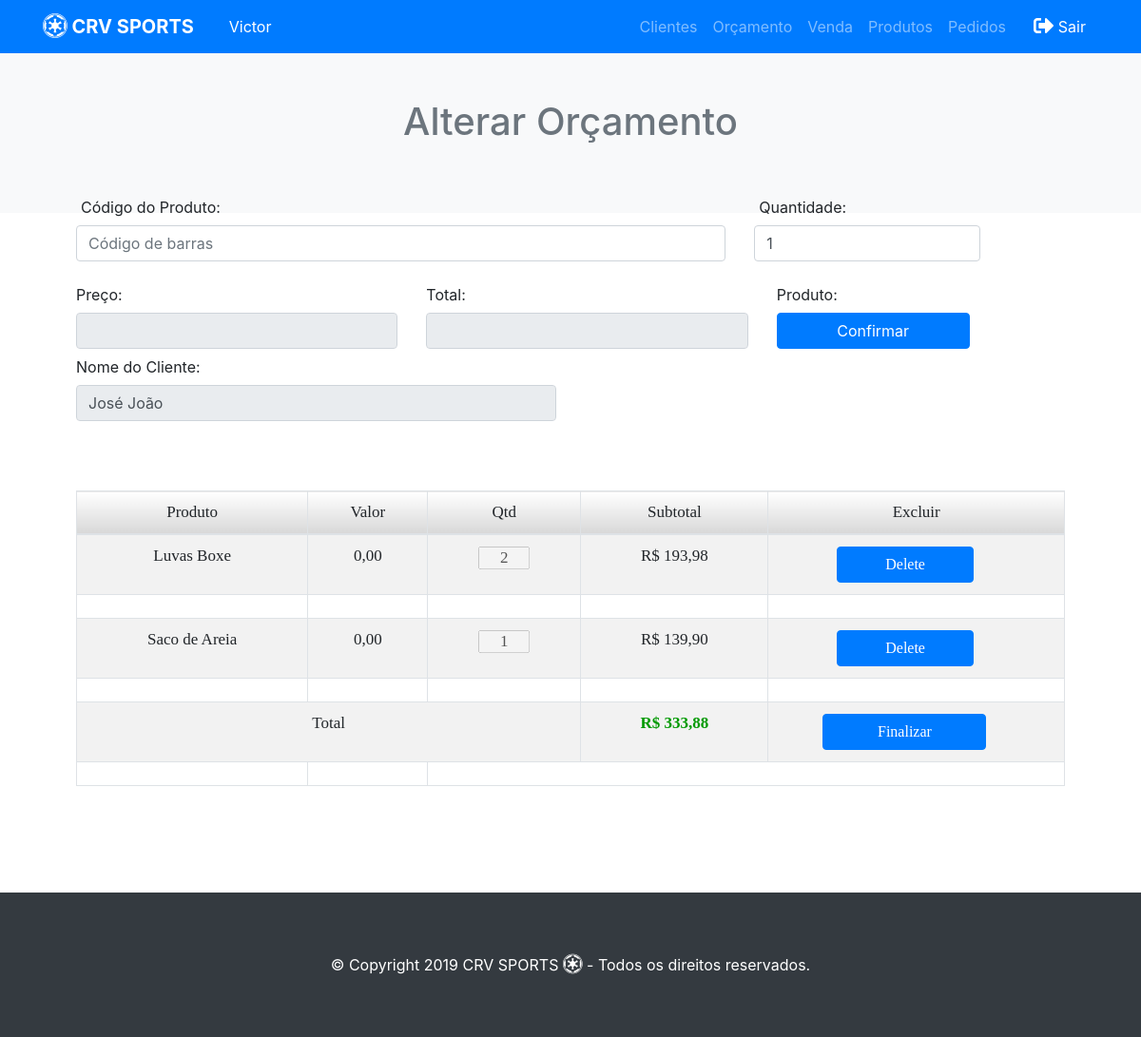
Before: /crv/editaorcamentos.php?id=3 (signed in) with the older database file.
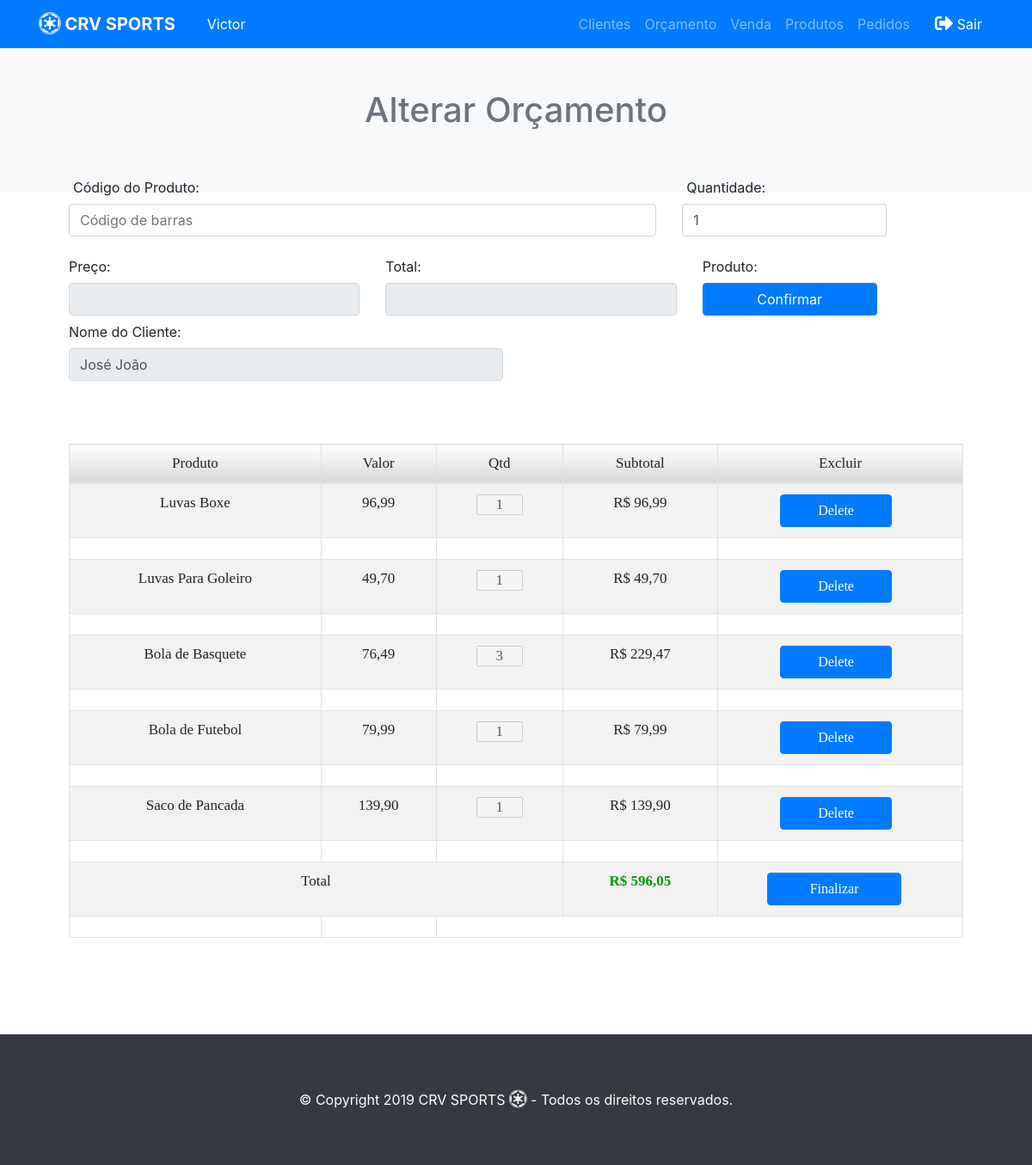
After: the same page with the newer database file.
### tables this page shows
CREATE TABLE `pedido_produto` (
  `id_pedido` int(11) NOT NULL,
  `id_produto` int(11) NOT NULL,
  `quantidade` int(11) NOT NULL,
  `descricao` varchar(200) DEFAULT NULL,
  `preco` double DEFAULT NULL,
  `valor_total` double NOT NULL
);

CREATE TABLE `produto` (
  `id_produto` int(11) NOT NULL,
  `nome` varchar(50) NOT NULL,
  `preco` double NOT NULL,
  `descricao` varchar(120) DEFAULT NULL,
  `codigo_barras` varchar(50) NOT NULL,
  `quantidade` int(11) NOT NULL,
  `foto` varchar(200) NOT NULL
);

### crv/editaorcamentos.php (the view, shortened to what the changed rows need)
<?php
    require_once("../funcoes/conexao.php"); require_once("../funcoes/sessao.php");
if(isset($_GET["id"])){
		$idpedido = $_GET["id"];
	}
?>
<!DOCTYPE html>
<html>
<head>
  <?php include '../funcoes/menu.php'; ?>
  <link rel="stylesheet" href="lib\fontawesome-free-5.8.1-web\css\all.css">
    <link href="css/style1.css" type="text/css" rel="stylesheet" />
</head>
<body>
<div class="py-5 text-center bg-light">
    <div class="container">
        <div class="row">
            <div class="col-md-12">
                <h1 class="pb-3 text-secondary">Alterar Orçamento</h1>
            </div>
        </div>
    </div>
</div>
    <div style="margin-top: -25px;" class="container">
        <form id="vendas" action="" method="post" enctype="multipart/form-data">
            <br/><br/><br/>
            <table class="table table-hover table-striped table-bordered" >
                <thead>
                    <tr>
                        <td>Produto</td>
                        <td>Valor</td>
                        <td>Qtd</td>
                        <td>Subtotal</td>
                        <td>Excluir</td>
                    </tr>
                </thead>
                <tbody id="content_retorno">
                    <?php
                        $total = 0;
                        $query="SELECT * FROM `pedido_produto` WHERE `id_pedido` = $idpedido";
                        $resultado = mysqli_query($conecta, $query);
                        while($linha = mysqli_fetch_array($resultado)){
                            $idproduto =    $linha['id_produto'];
                            $qtd =          $linha['quantidade'];
                            $preco =        $linha['preco'];
                            $subTotal =     $linha['valor_total'];
                            $total +=       $subTotal;
                            $consulta = mysqli_query($conecta, "SELECT nome FROM PRODUTO WHERE ID_PRODUTO ='$idproduto'");
                            $resultado1 = mysqli_fetch_array($consulta);
                            $nomeProduto = $resultado1['nome'];
                            echo '<tr><td>'.utf8_encode($nomeProduto).'</td><td>'.number_format($preco, 2, ',', '.').'</td><td><input type="text" id="qtd" style="text-align: center;" disabled value="'.$qtd.'" size="3"  /></td>';
                            echo '<td>R$ '.number_format($subTotal, 2, ',', '.').'</td><td><div id="remover"><a type="form-control" class="form-control" style="cursor: pointer;width:50%;border-color:#007bff;background:#007bff;font:16px;color:white;text-align: center; margin-left: 60px;" id="'.$idproduto.'" >Delete</a></div></td></tr>';
                            echo '<tr><td><input type="hidden" id="" name="'.$idproduto.'id" value="'.$idproduto.'"></td>';
                            echo '<td><input type="hidden" id="" name="'.$idproduto.'preco" value="'.$preco.'"></td>';
                            echo '<td><input type="hidden" id="" name="'.$idproduto.'qtd" value="'.$qtd.'"></td>';
                            echo '<td><input type="hidden" id="" name="'.$idproduto.'subtotal" value="'.$subTotal.'"></td></tr>';
                        }
						echo '<tr><td colspan="3">Total</td><td id="total">R$ '.number_format($total, 2, ',','.').'</td>';
						echo '<td id="total"><button type="submit" class="form-control" id="enviarvenda" style="width:60%;border-color:#007bff;background:#007bff;font:16px;color:white;text-align: center; margin-left: 45px;">Finalizar</button></td></tr>';
                    ?>
                </tbody>
            </table>
        </form>
    </div>
<?php include 'footer.php'; ?>
</body>
</html>

Changed rows visible on the page:
changed pedido_produto "Luvas Boxe": preco "0,00" → "96,99"; quantidade "2" → "1"; valor_total "193,98" → "96,99"
added pedido_produto: id_produto.nome "Luvas Para Goleiro", preco "49,70", quantidade "1", valor_total "49,70"
added pedido_produto: id_produto.nome "Bola de Basquete", preco "76,49", quantidade "3", valor_total "229,47"
added pedido_produto: id_produto.nome "Bola de Futebol", preco "79,99", quantidade "1", valor_total "79,99"
changed pedido_produto: id_produto.nome "Saco de Areia" → "Saco de Pancada"; preco "0,00" → "139,90"
Other visible differences:
$total: "333,88" → "596,05"
